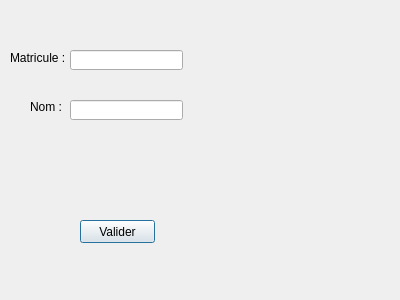
<?xml version="1.0" encoding="UTF-8"?>
<ui version="4.0">
 <class>ajouter</class>
 <widget class="QDialog" name="ajouter">
  <property name="geometry">
   <rect>
    <x>0</x>
    <y>0</y>
    <width>400</width>
    <height>300</height>
   </rect>
  </property>
  <property name="windowTitle">
   <string>Dialog</string>
  </property>
  <widget class="QPushButton" name="pushButton">
   <property name="geometry">
    <rect>
     <x>80</x>
     <y>220</y>
     <width>75</width>
     <height>23</height>
    </rect>
   </property>
   <property name="text">
    <string>Valider</string>
   </property>
  </widget>
  <widget class="QLineEdit" name="lineEdit">
   <property name="geometry">
    <rect>
     <x>70</x>
     <y>50</y>
     <width>113</width>
     <height>20</height>
    </rect>
   </property>
  </widget>
  <widget class="QLineEdit" name="lineEdit_2">
   <property name="geometry">
    <rect>
     <x>70</x>
     <y>100</y>
     <width>113</width>
     <height>20</height>
    </rect>
   </property>
  </widget>
  <widget class="QLabel" name="label">
   <property name="geometry">
    <rect>
     <x>10</x>
     <y>50</y>
     <width>61</width>
     <height>16</height>
    </rect>
   </property>
   <property name="text">
    <string>Matricule : </string>
   </property>
  </widget>
  <widget class="QLabel" name="label_2">
   <property name="geometry">
    <rect>
     <x>30</x>
     <y>100</y>
     <width>47</width>
     <height>13</height>
    </rect>
   </property>
   <property name="text">
    <string>Nom : </string>
   </property>
  </widget>
 </widget>
 <resources/>
 <connections/>
</ui>
